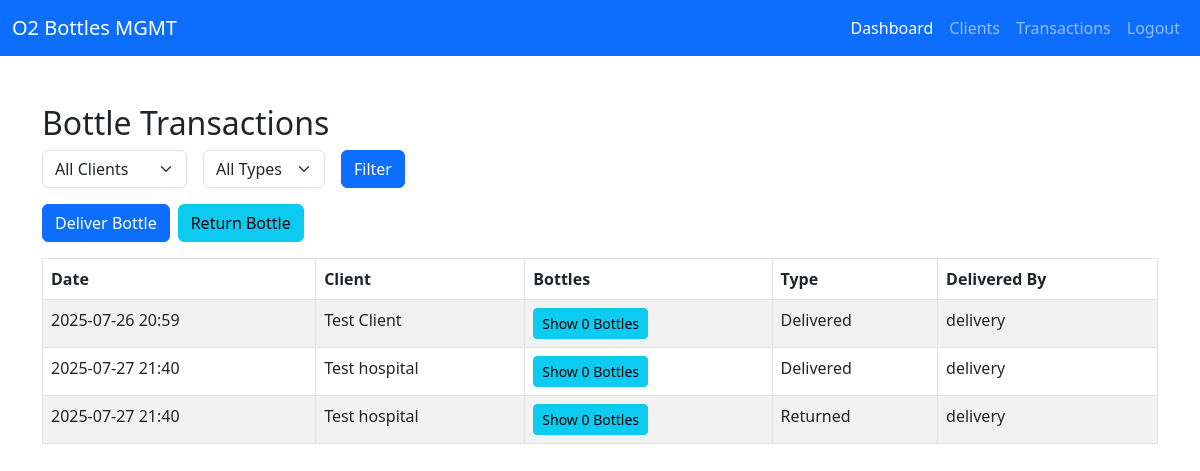
The app's page /transactions/ (signed in), older data.
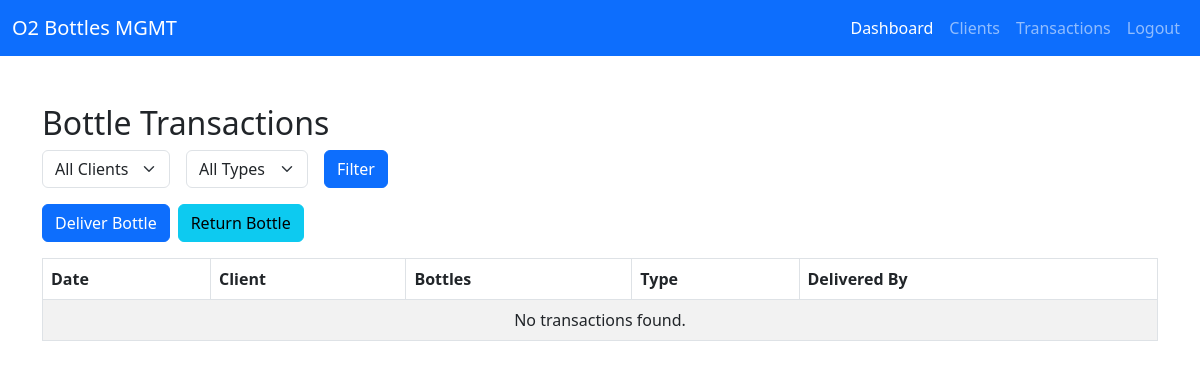
The same page, newer data.
### bottle_MGMT/models.py (models this page shows, shortened)
class Transaction(models.Model):
    TRANSACTION_TYPE = [
        ('delivered', 'Delivered'),
        ('returned', 'Returned'),
    ]
    bottles = models.ManyToManyField(Bottle)
    client = models.ForeignKey(Client, on_delete=models.CASCADE)
    date = models.DateTimeField(default=timezone.now, help_text="Date and time of the transaction")
    custom_date = models.DateTimeField(null=True, blank=True, help_text="Optional custom date for the transaction. If not provided, current date/time will be used.")
    delivered_by = models.ForeignKey(User, on_delete=models.SET_NULL, null=True)
    transaction_type = models.CharField(max_length=10, choices=TRANSACTION_TYPE)
    billed = models.BooleanField(default=False)  # Track if this transaction has been billed

class Client(models.Model):
    ROLE_CHOICES = [
        ('customer', 'Customer'),
        ('admin', 'Admin'),
    ]
    name = models.CharField(max_length=100)
    contact = models.CharField(max_length=10)
    alt_contact = models.CharField(max_length=10, blank=True, null=True)
    email = models.EmailField()
    address = models.TextField()
    company_name = models.CharField(max_length=150, blank=True, null=True)
    gst_number = models.CharField(max_length=20, blank=True, null=True)
    role = models.CharField(max_length=10, choices=ROLE_CHOICES, default='customer')
    owner_gst = models.CharField(max_length=20, blank=True, null=True)
    bank_account = models.CharField(max_length=50, blank=True, null=True)
    card = models.CharField(max_length=50, blank=True, null=True)
    account_holder = models.CharField(max_length=100, blank=True, null=True)
    account_number = models.CharField(max_length=30, blank=True, null=True)
    ifsc = models.CharField(max_length=15, blank=True, null=True)
    branch = models.CharField(max_length=100, blank=True, null=True)
    account_type = models.CharField(max_length=20, blank=True, null=True)
    mmid = models.CharField(max_length=20, blank=True, null=True)
    vpa = models.CharField("Virtual Payment Address", max_length=100, blank=True, null=True)
    upi_number = models.CharField(max_length=15, blank=True, null=True)
    upi_qr = models.ImageField(upload_to="upi_qr/", blank=True, null=True)

### bottle_MGMT/views.py (the view)
# urls.py: path('transactions/', views.transaction_list, name='transaction_list'),
@login_required
def transaction_list(request):
    if request.user.username == 'delivery':
        transactions = Transaction.objects.filter(delivered_by=request.user)
    else:
        transactions = Transaction.objects.all()
    client_id = request.GET.get('client')
    if client_id:
        transactions = transactions.filter(client_id=client_id)
    transaction_type = request.GET.get('type')
    if transaction_type:
        transactions = transactions.filter(transaction_type=transaction_type)
    return render(request, 'transaction_list.html', {
        'transactions': transactions,
        'clients': Client.objects.all(),
        'selected_client': client_id,
        'selected_type': transaction_type,
    })

### templates/transaction_list.html (shortened to what this page needs)
{% extends "base.html" %}
{% load widget_tweaks %}
{% block content %}
    <h2>Bottle Transactions</h2>
    <form method="get" class="row g-3 mb-3">
        <div class="col-auto">
            <select name="client" class="form-select">
                <option value="">All Clients</option>
            </select>
        </div>
        <div class="col-auto">
            <select name="type" class="form-select">
                <option value="">All Types</option>
            </select>
        </div>
        <div class="col-auto">
            <button type="submit" class="btn btn-primary">Filter</button>
        </div>
    </form>
    <div class="d-flex gap-2 mb-3">
        <a href="{% url 'transaction_create' %}?transaction_type=delivered" class="btn btn-primary">Deliver Bottle</a>
        <a href="{% url 'transaction_create' %}?transaction_type=returned" class="btn btn-info">Return Bottle</a>
    </div>
    <table class="table table-bordered table-striped">
        <thead>
            <tr>
                <th>Date</th>
                <th>Client</th>
                <th>Bottles</th>
                <th>Type</th>
                <th>Delivered By</th>
            </tr>
        </thead>
        <tbody>
            {% for t in transactions %}
            <tr>
                <td>{{ t.date|date:'Y-m-d H:i' }}</td>
                <td>{{ t.client.name }}</td>
                <td>
                    {% with t.bottles.count as bottle_count %}
                    <button type="button" class="btn btn-sm btn-info" data-bs-toggle="modal" data-bs-target="#bottlesModal{{ t.id }}">
                        Show {{ bottle_count }} Bottle{% if bottle_count != 1 %}s{% endif %}
                    </button>
                    {% endwith %}
                </td>
                <td>{{ t.get_transaction_type_display }}</td>
                <td>{{ t.delivered_by.username }}</td>
            </tr>
            {% empty %}
            <tr>
                <td colspan="6" class="text-center">No transactions found.</td>
            </tr>
            {% endfor %}
        </tbody>
    </table>
{% endblock %}

Row changes from the older to the newer data that the page shows:
no longer on this page (row edited): Transaction: date "2025-07-26 20:59", client.name "Test Client", bottles.count "0", transaction_type "Delivered", delivered_by.username "delivery"
removed Transaction: date "2025-07-27 21:40", client.name "Test hospital", bottles.count "0", transaction_type "Delivered", delivered_by.username "delivery"
removed Transaction: date "2025-07-27 21:40", client.name "Test hospital", bottles.count "0", transaction_type "Returned", delivered_by.username "delivery"
Text that changed along with them:
text now shown: "No transactions found."
